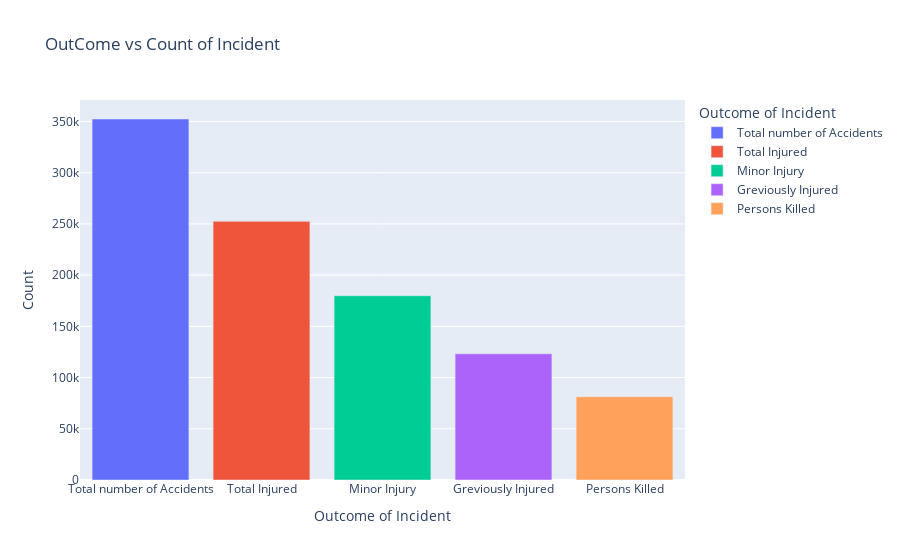

Notebook cell for this chart:
### Code cell
px.bar(Outcome,x="Outcome of Incident",y="Count",color="Outcome of Incident",title="OutCome vs Count of Incident")

### Figure 1 — Plotly figure (JSON) as saved in the notebook; plotly's stock layout.template omitted (floating-point values rounded to 4 significant figures)
{"data": [{"alignmentgroup": "True", "hovertemplate": "Outcome of Incident=%{x}<br>Count=%{y}<extra></extra>", "legendgroup": "Total number of Accidents", "marker": {"color": "#636efa", "pattern": {"shape": ""}}, "name": "Total number of Accidents", "offsetgroup": "Total number of Accidents", "orientation": "v", "showlegend": true, "textposition": "auto", "type": "bar", "x": ["Total number of Accidents"], "xaxis": "x", "y": [352416], "yaxis": "y"}, {"alignmentgroup": "True", "hovertemplate": "Outcome of Incident=%{x}<br>Count=%{y}<extra></extra>", "legendgroup": "Total Injured", "marker": {"color": "#EF553B", "pattern": {"shape": ""}}, "name": "Total Injured", "offsetgroup": "Total Injured", "orientation": "v", "showlegend": true, "textposition": "auto", "type": "bar", "x": ["Total Injured"], "xaxis": "x", "y": [252575], "yaxis": "y"}, {"alignmentgroup": "True", "hovertemplate": "Outcome of Incident=%{x}<br>Count=%{y}<extra></extra>", "legendgroup": "Minor Injury", "marker": {"color": "#00cc96", "pattern": {"shape": ""}}, "name": "Minor Injury", "offsetgroup": "Minor Injury", "orientation": "v", "showlegend": true, "textposition": "auto", "type": "bar", "x": ["Minor Injury"], "xaxis": "x", "y": [179898], "yaxis": "y"}, {"alignmentgroup": "True", "hovertemplate": "Outcome of Incident=%{x}<br>Count=%{y}<extra></extra>", "legendgroup": "Greviously Injured", "marker": {"color": "#ab63fa", "pattern": {"shape": ""}}, "name": "Greviously Injured", "offsetgroup": "Greviously Injured", "orientation": "v", "showlegend": true, "textposition": "auto", "type": "bar", "x": ["Greviously Injured"], "xaxis": "x", "y": [123192], "yaxis": "y"}, {"alignmentgroup": "True", "hovertemplate": "Outcome of Incident=%{x}<br>Count=%{y}<extra></extra>", "legendgroup": "Persons Killed", "marker": {"color": "#FFA15A", "pattern": {"shape": ""}}, "name": "Persons Killed", "offsetgroup": "Persons Killed", "orientation": "v", "showlegend": true, "textposition": "auto", "type": "bar", "x": ["Persons Killed"], "xaxis": "x", "y": [81250], "yaxis": "y"}], "layout": {"barmode": "relative", "legend": {"title": {"text": "Outcome of Incident"}, "tracegroupgap": 0}, "title": {"text": "OutCome vs Count of Incident"}, "xaxis": {"anchor": "y", "categoryarray": ["Total number of Accidents", "Total Injured", "Minor Injury", "Greviously Injured", "Persons Killed"], "categoryorder": "array", "domain": [0, 1], "title": {"text": "Outcome of Incident"}}, "yaxis": {"anchor": "x", "domain": [0, 1], "title": {"text": "Count"}}}}
